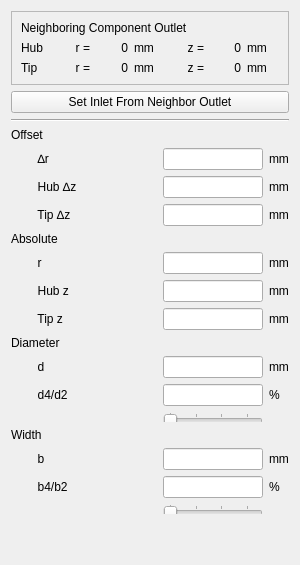
      <widget class="QWidget" name="page_inlet">
       <property name="geometry">
        <rect>
         <x>0</x>
         <y>0</y>
         <width>292</width>
         <height>541</height>
        </rect>
       </property>
       <attribute name="label">
        <string>Inlet Sizing</string>
       </attribute>
       <layout class="QGridLayout" name="gridLayout_16">
        <item row="2" column="0" colspan="4">
         <widget class="QPushButton" name="pushButton_set_inlet">
          <property name="sizePolicy">
           <sizepolicy hsizetype="Minimum" vsizetype="Fixed">
            <horstretch>0</horstretch>
            <verstretch>0</verstretch>
           </sizepolicy>
          </property>
          <property name="text">
           <string>Set Inlet From Neighbor Outlet</string>
          </property>
         </widget>
        </item>
        <item row="3" column="0" colspan="4">
         <widget class="Line" name="line_4">
          <property name="orientation">
           <enum>Qt::Horizontal</enum>
          </property>
         </widget>
        </item>
        <item row="6" column="3">
         <widget class="QLabel" name="label_39">
          <property name="sizePolicy">
           <sizepolicy hsizetype="Maximum" vsizetype="Preferred">
            <horstretch>0</horstretch>
            <verstretch>0</verstretch>
           </sizepolicy>
          </property>
          <property name="text">
           <string>mm</string>
          </property>
         </widget>
        </item>
        <item row="6" column="2">
         <widget class="QLineEdit" name="lineEdit_offset_r">
          <property name="sizePolicy">
           <sizepolicy hsizetype="Minimum" vsizetype="Fixed">
            <horstretch>0</horstretch>
            <verstretch>0</verstretch>
           </sizepolicy>
          </property>
          <property name="maximumSize">
           <size>
            <width>100</width>
            <height>16777215</height>
           </size>
          </property>
          <property name="alignment">
           <set>Qt::AlignRight|Qt::AlignTrailing|Qt::AlignVCenter</set>
          </property>
         </widget>
        </item>
        <item row="0" column="0" colspan="4">
         <widget class="QFrame" name="frame_2">
          <property name="frameShape">
           <enum>QFrame::StyledPanel</enum>
          </property>
          <property name="frameShadow">
           <enum>QFrame::Raised</enum>
          </property>
          <layout class="QGridLayout" name="gridLayout_21">
           <item row="1" column="1">
            <widget class="QLabel" name="label_24">
             <property name="text">
              <string>r =</string>
             </property>
             <property name="alignment">
              <set>Qt::AlignRight|Qt::AlignTrailing|Qt::AlignVCenter</set>
             </property>
            </widget>
           </item>
           <item row="1" column="0">
            <widget class="QLabel" name="label_21">
             <property name="sizePolicy">
              <sizepolicy hsizetype="Preferred" vsizetype="Maximum">
               <horstretch>0</horstretch>
               <verstretch>0</verstretch>
              </sizepolicy>
             </property>
             <property name="text">
              <string>Hub</string>
             </property>
            </widget>
           </item>
           <item row="1" column="6">
            <widget class="QLabel" name="label_22">
             <property name="text">
              <string>mm</string>
             </property>
            </widget>
           </item>
           <item row="1" column="3">
            <widget class="QLabel" name="label_25">
             <property name="text">
              <string>mm</string>
             </property>
            </widget>
           </item>
           <item row="3" column="0">
            <widget class="QLabel" name="label_28">
             <property name="sizePolicy">
              <sizepolicy hsizetype="Preferred" vsizetype="Maximum">
               <horstretch>0</horstretch>
               <verstretch>0</verstretch>
              </sizepolicy>
             </property>
             <property name="text">
              <string>Tip</string>
             </property>
            </widget>
           </item>
           <item row="1" column="4">
            <widget class="QLabel" name="label_23">
             <property name="text">
              <string>z =</string>
             </property>
             <property name="alignment">
              <set>Qt::AlignRight|Qt::AlignTrailing|Qt::AlignVCenter</set>
             </property>
            </widget>
           </item>
           <item row="3" column="1">
            <widget class="QLabel" name="label_29">
             <property name="text">
              <string>r =</string>
             </property>
             <property name="alignment">
              <set>Qt::AlignRight|Qt::AlignTrailing|Qt::AlignVCenter</set>
             </property>
            </widget>
           </item>
           <item row="1" column="5">
            <widget class="QLabel" name="label_imp_hub_z">
             <property name="text">
              <string>0</string>
             </property>
             <property name="alignment">
              <set>Qt::AlignRight|Qt::AlignTrailing|Qt::AlignVCenter</set>
             </property>
            </widget>
           </item>
           <item row="3" column="6">
            <widget class="QLabel" name="label_27">
             <property name="text">
              <string>mm</string>
             </property>
            </widget>
           </item>
           <item row="3" column="5">
            <widget class="QLabel" name="label_imp_tip_z">
             <property name="text">
              <string>0</string>
             </property>
             <property name="alignment">
              <set>Qt::AlignRight|Qt::AlignTrailing|Qt::AlignVCenter</set>
             </property>
            </widget>
           </item>
           <item row="1" column="2">
            <widget class="QLabel" name="label_imp_hub_r">
             <property name="text">
              <string>0</string>
             </property>
             <property name="alignment">
              <set>Qt::AlignRight|Qt::AlignTrailing|Qt::AlignVCenter</set>
             </property>
            </widget>
           </item>
           <item row="3" column="4">
            <widget class="QLabel" name="label_32">
             <property name="text">
              <string>z =</string>
             </property>
             <property name="alignment">
              <set>Qt::AlignRight|Qt::AlignTrailing|Qt::AlignVCenter</set>
             </property>
            </widget>
           </item>
           <item row="3" column="2">
            <widget class="QLabel" name="label_imp_tip_r">
             <property name="text">
              <string>0</string>
             </property>
             <property name="alignment">
              <set>Qt::AlignRight|Qt::AlignTrailing|Qt::AlignVCenter</set>
             </property>
            </widget>
           </item>
           <item row="3" column="3">
            <widget class="QLabel" name="label_31">
             <property name="text">
              <string>mm</string>
             </property>
            </widget>
           </item>
           <item row="0" column="0" colspan="7">
            <widget class="QLabel" name="label_33">
             <property name="sizePolicy">
              <sizepolicy hsizetype="Preferred" vsizetype="Maximum">
               <horstretch>0</horstretch>
               <verstretch>0</verstretch>
              </sizepolicy>
             </property>
             <property name="text">
              <string>Neighboring Component Outlet</string>
             </property>
            </widget>
           </item>
          </layout>
         </widget>
        </item>
        <item row="6" column="1">
         <spacer name="horizontalSpacer_9">
          <property name="orientation">
           <enum>Qt::Horizontal</enum>
          </property>
          <property name="sizeType">
           <enum>QSizePolicy::Minimum</enum>
          </property>
          <property name="sizeHint" stdset="0">
           <size>
            <width>40</width>
            <height>20</height>
           </size>
          </property>
         </spacer>
        </item>
        <item row="6" column="0">
         <widget class="QLabel" name="label_37">
          <property name="sizePolicy">
           <sizepolicy hsizetype="Minimum" vsizetype="Preferred">
            <horstretch>0</horstretch>
            <verstretch>0</verstretch>
           </sizepolicy>
          </property>
          <property name="text">
           <string>        ∆r</string>
          </property>
          <property name="alignment">
           <set>Qt::AlignLeading|Qt::AlignLeft|Qt::AlignVCenter</set>
          </property>
         </widget>
        </item>
        <item row="4" column="0">
         <widget class="QLabel" name="label_104">
          <property name="sizePolicy">
           <sizepolicy hsizetype="Minimum" vsizetype="Preferred">
            <horstretch>0</horstretch>
            <verstretch>0</verstretch>
           </sizepolicy>
          </property>
          <property name="minimumSize">
           <size>
            <width>100</width>
            <height>0</height>
           </size>
          </property>
          <property name="text">
           <string>Offset</string>
          </property>
         </widget>
        </item>
        <item row="9" column="0">
         <widget class="QLabel" name="label_6">
          <property name="text">
           <string>Absolute</string>
          </property>
         </widget>
        </item>
        <item row="11" column="2">
         <widget class="QLineEdit" name="lineEdit_absolute_hub_z">
          <property name="sizePolicy">
           <sizepolicy hsizetype="Minimum" vsizetype="Fixed">
            <horstretch>0</horstretch>
            <verstretch>0</verstretch>
           </sizepolicy>
          </property>
          <property name="maximumSize">
           <size>
            <width>100</width>
            <height>16777215</height>
           </size>
          </property>
          <property name="alignment">
           <set>Qt::AlignRight|Qt::AlignTrailing|Qt::AlignVCenter</set>
          </property>
         </widget>
        </item>
        <item row="14" column="2">
         <widget class="QLineEdit" name="lineEdit_diameter">
          <property name="sizePolicy">
           <sizepolicy hsizetype="Minimum" vsizetype="Fixed">
            <horstretch>0</horstretch>
            <verstretch>0</verstretch>
           </sizepolicy>
          </property>
          <property name="maximumSize">
           <size>
            <width>100</width>
            <height>16777215</height>
           </size>
          </property>
          <property name="alignment">
           <set>Qt::AlignRight|Qt::AlignTrailing|Qt::AlignVCenter</set>
          </property>
         </widget>
        </item>
        <item row="15" column="0">
         <widget class="QLabel" name="label_19">
          <property name="sizePolicy">
           <sizepolicy hsizetype="Minimum" vsizetype="Preferred">
            <horstretch>0</horstretch>
            <verstretch>0</verstretch>
           </sizepolicy>
          </property>
          <property name="text">
           <string>        d4/d2</string>
          </property>
         </widget>
        </item>
        <item row="10" column="2">
         <widget class="QLineEdit" name="lineEdit_absolute_r">
          <property name="sizePolicy">
           <sizepolicy hsizetype="Minimum" vsizetype="Fixed">
            <horstretch>0</horstretch>
            <verstretch>0</verstretch>
           </sizepolicy>
          </property>
          <property name="maximumSize">
           <size>
            <width>100</width>
            <height>16777215</height>
           </size>
          </property>
          <property name="alignment">
           <set>Qt::AlignRight|Qt::AlignTrailing|Qt::AlignVCenter</set>
          </property>
         </widget>
        </item>
        <item row="11" column="3">
         <widget class="QLabel" name="label_5">
          <property name="text">
           <string>mm</string>
          </property>
         </widget>
        </item>
        <item row="8" column="2">
         <widget class="QLineEdit" name="lineEdit_offset_tip_z">
          <property name="sizePolicy">
           <sizepolicy hsizetype="Minimum" vsizetype="Fixed">
            <horstretch>0</horstretch>
            <verstretch>0</verstretch>
           </sizepolicy>
          </property>
          <property name="maximumSize">
           <size>
            <width>100</width>
            <height>16777215</height>
           </size>
          </property>
          <property name="alignment">
           <set>Qt::AlignRight|Qt::AlignTrailing|Qt::AlignVCenter</set>
          </property>
         </widget>
        </item>
        <item row="12" column="0">
         <widget class="QLabel" name="label_40">
          <property name="sizePolicy">
           <sizepolicy hsizetype="Minimum" vsizetype="Preferred">
            <horstretch>0</horstretch>
            <verstretch>0</verstretch>
           </sizepolicy>
          </property>
          <property name="text">
           <string>        Tip z</string>
          </property>
          <property name="alignment">
           <set>Qt::AlignLeading|Qt::AlignLeft|Qt::AlignVCenter</set>
          </property>
         </widget>
        </item>
        <item row="8" column="3">
         <widget class="QLabel" name="label_38">
          <property name="text">
           <string>mm</string>
          </property>
         </widget>
        </item>
        <item row="8" column="0">
         <widget class="QLabel" name="label_36">
          <property name="sizePolicy">
           <sizepolicy hsizetype="Minimum" vsizetype="Preferred">
            <horstretch>0</horstretch>
            <verstretch>0</verstretch>
           </sizepolicy>
          </property>
          <property name="text">
           <string>        Tip ∆z</string>
          </property>
          <property name="alignment">
           <set>Qt::AlignLeading|Qt::AlignLeft|Qt::AlignVCenter</set>
          </property>
         </widget>
        </item>
        <item row="12" column="2">
         <widget class="QLineEdit" name="lineEdit_absolute_tip_z">
          <property name="sizePolicy">
           <sizepolicy hsizetype="Minimum" vsizetype="Fixed">
            <horstretch>0</horstretch>
            <verstretch>0</verstretch>
           </sizepolicy>
          </property>
          <property name="maximumSize">
           <size>
            <width>100</width>
            <height>16777215</height>
           </size>
          </property>
          <property name="alignment">
           <set>Qt::AlignRight|Qt::AlignTrailing|Qt::AlignVCenter</set>
          </property>
         </widget>
        </item>
        <item row="13" column="0">
         <widget class="QLabel" name="label_11">
          <property name="text">
           <string>Diameter</string>
          </property>
         </widget>
        </item>
        <item row="18" column="2">
         <widget class="QLineEdit" name="lineEdit_inlet_width">
          <property name="sizePolicy">
           <sizepolicy hsizetype="Minimum" vsizetype="Fixed">
            <horstretch>0</horstretch>
            <verstretch>0</verstretch>
           </sizepolicy>
          </property>
          <property name="maximumSize">
           <size>
            <width>100</width>
            <height>16777215</height>
           </size>
          </property>
          <property name="alignment">
           <set>Qt::AlignRight|Qt::AlignTrailing|Qt::AlignVCenter</set>
          </property>
         </widget>
        </item>
        <item row="10" column="0">
         <widget class="QLabel" name="label_18">
          <property name="sizePolicy">
           <sizepolicy hsizetype="Minimum" vsizetype="Preferred">
            <horstretch>0</horstretch>
            <verstretch>0</verstretch>
           </sizepolicy>
          </property>
          <property name="styleSheet">
           <string>0</string>
          </property>
          <property name="text">
           <string>        r</string>
          </property>
          <property name="alignment">
           <set>Qt::AlignLeading|Qt::AlignLeft|Qt::AlignVCenter</set>
          </property>
         </widget>
        </item>
        <item row="10" column="3">
         <widget class="QLabel" name="label_8">
          <property name="text">
           <string>mm</string>
          </property>
         </widget>
        </item>
        <item row="11" column="0">
         <widget class="QLabel" name="label_7">
          <property name="sizePolicy">
           <sizepolicy hsizetype="Minimum" vsizetype="Preferred">
            <horstretch>0</horstretch>
            <verstretch>0</verstretch>
           </sizepolicy>
          </property>
          <property name="text">
           <string>        Hub z</string>
          </property>
          <property name="alignment">
           <set>Qt::AlignLeading|Qt::AlignLeft|Qt::AlignVCenter</set>
          </property>
         </widget>
        </item>
        <item row="7" column="2">
         <widget class="QLineEdit" name="lineEdit_offset_hub_z">
          <property name="sizePolicy">
           <sizepolicy hsizetype="Minimum" vsizetype="Fixed">
            <horstretch>0</horstretch>
            <verstretch>0</verstretch>
           </sizepolicy>
          </property>
          <property name="maximumSize">
           <size>
            <width>100</width>
            <height>16777215</height>
           </size>
          </property>
          <property name="alignment">
           <set>Qt::AlignRight|Qt::AlignTrailing|Qt::AlignVCenter</set>
          </property>
         </widget>
        </item>
        <item row="14" column="3">
         <widget class="QLabel" name="label_10">
          <property name="text">
           <string>mm</string>
          </property>
         </widget>
        </item>
        <item row="18" column="0">
         <widget class="QLabel" name="label_14">
          <property name="sizePolicy">
           <sizepolicy hsizetype="Minimum" vsizetype="Preferred">
            <horstretch>0</horstretch>
            <verstretch>0</verstretch>
           </sizepolicy>
          </property>
          <property name="text">
           <string>        b</string>
          </property>
          <property name="alignment">
           <set>Qt::AlignLeading|Qt::AlignLeft|Qt::AlignVCenter</set>
          </property>
         </widget>
        </item>
        <item row="19" column="0">
         <widget class="QLabel" name="label_20">
          <property name="sizePolicy">
           <sizepolicy hsizetype="Maximum" vsizetype="Preferred">
            <horstretch>0</horstretch>
            <verstretch>0</verstretch>
           </sizepolicy>
          </property>
          <property name="text">
           <string>        b4/b2</string>
          </property>
         </widget>
        </item>
        <item row="19" column="2">
         <widget class="QLineEdit" name="lineEdit_inlet_width_ratio">
          <property name="sizePolicy">
           <sizepolicy hsizetype="Minimum" vsizetype="Fixed">
            <horstretch>0</horstretch>
            <verstretch>0</verstretch>
           </sizepolicy>
          </property>
          <property name="maximumSize">
           <size>
            <width>100</width>
            <height>16777215</height>
           </size>
          </property>
          <property name="alignment">
           <set>Qt::AlignRight|Qt::AlignTrailing|Qt::AlignVCenter</set>
          </property>
         </widget>
        </item>
        <item row="19" column="3">
         <widget class="QLabel" name="label_16">
          <property name="text">
           <string>%</string>
          </property>
         </widget>
        </item>
        <item row="7" column="3">
         <widget class="QLabel" name="label_2">
          <property name="text">
           <string>mm</string>
          </property>
         </widget>
        </item>
        <item row="14" column="0">
         <widget class="QLabel" name="label_12">
          <property name="sizePolicy">
           <sizepolicy hsizetype="Minimum" vsizetype="Preferred">
            <horstretch>0</horstretch>
            <verstretch>0</verstretch>
           </sizepolicy>
          </property>
          <property name="text">
           <string>        d</string>
          </property>
          <property name="alignment">
           <set>Qt::AlignLeading|Qt::AlignLeft|Qt::AlignVCenter</set>
          </property>
         </widget>
        </item>
        <item row="12" column="3">
         <widget class="QLabel" name="label_47">
          <property name="text">
           <string>mm</string>
          </property>
         </widget>
        </item>
        <item row="15" column="2">
         <widget class="QLineEdit" name="lineEdit_diameter_ratio">
          <property name="sizePolicy">
           <sizepolicy hsizetype="Minimum" vsizetype="Fixed">
            <horstretch>0</horstretch>
            <verstretch>0</verstretch>
           </sizepolicy>
          </property>
          <property name="maximumSize">
           <size>
            <width>100</width>
            <height>16777215</height>
           </size>
          </property>
          <property name="alignment">
           <set>Qt::AlignRight|Qt::AlignTrailing|Qt::AlignVCenter</set>
          </property>
         </widget>
        </item>
        <item row="15" column="3">
         <widget class="QLabel" name="label_9">
          <property name="text">
           <string>%</string>
          </property>
         </widget>
        </item>
        <item row="16" column="2">
         <widget class="QSlider" name="horizontalSlider_diameter_ratio">
          <property name="sizePolicy">
           <sizepolicy hsizetype="Minimum" vsizetype="Fixed">
            <horstretch>0</horstretch>
            <verstretch>0</verstretch>
           </sizepolicy>
          </property>
          <property name="maximumSize">
           <size>
            <width>16777215</width>
            <height>10</height>
           </size>
          </property>
          <property name="minimum">
           <number>100</number>
          </property>
          <property name="maximum">
           <number>150</number>
          </property>
          <property name="pageStep">
           <number>5</number>
          </property>
          <property name="value">
           <number>100</number>
          </property>
          <property name="orientation">
           <enum>Qt::Horizontal</enum>
          </property>
          <property name="invertedAppearance">
           <bool>false</bool>
          </property>
          <property name="tickPosition">
           <enum>QSlider::TicksAbove</enum>
          </property>
          <property name="tickInterval">
           <number>15</number>
          </property>
         </widget>
        </item>
        <item row="17" column="0">
         <widget class="QLabel" name="label_15">
          <property name="text">
           <string>Width</string>
          </property>
         </widget>
        </item>
        <item row="18" column="3">
         <widget class="QLabel" name="label_13">
          <property name="text">
           <string>mm</string>
          </property>
         </widget>
        </item>
        <item row="20" column="2">
         <widget class="QSlider" name="horizontalSlider_inlet_width_ratio">
          <property name="sizePolicy">
           <sizepolicy hsizetype="Minimum" vsizetype="Fixed">
            <horstretch>0</horstretch>
            <verstretch>0</verstretch>
           </sizepolicy>
          </property>
          <property name="maximumSize">
           <size>
            <width>16777215</width>
            <height>10</height>
           </size>
          </property>
          <property name="minimum">
           <number>100</number>
          </property>
          <property name="maximum">
           <number>150</number>
          </property>
          <property name="pageStep">
           <number>5</number>
          </property>
          <property name="value">
           <number>100</number>
          </property>
          <property name="orientation">
           <enum>Qt::Horizontal</enum>
          </property>
          <property name="invertedAppearance">
           <bool>false</bool>
          </property>
          <property name="tickPosition">
           <enum>QSlider::TicksAbove</enum>
          </property>
          <property name="tickInterval">
           <number>15</number>
          </property>
         </widget>
        </item>
        <item row="22" column="0" colspan="2">
         <spacer name="verticalSpacer">
          <property name="orientation">
           <enum>Qt::Vertical</enum>
          </property>
          <property name="sizeType">
           <enum>QSizePolicy::MinimumExpanding</enum>
          </property>
          <property name="sizeHint" stdset="0">
           <size>
            <width>20</width>
            <height>40</height>
           </size>
          </property>
         </spacer>
        </item>
        <item row="7" column="0">
         <widget class="QLabel" name="label_17">
          <property name="sizePolicy">
           <sizepolicy hsizetype="Minimum" vsizetype="Preferred">
            <horstretch>0</horstretch>
            <verstretch>0</verstretch>
           </sizepolicy>
          </property>
          <property name="text">
           <string>        Hub ∆z</string>
          </property>
          <property name="alignment">
           <set>Qt::AlignLeading|Qt::AlignLeft|Qt::AlignVCenter</set>
          </property>
         </widget>
        </item>
       </layout>
      </widget>
